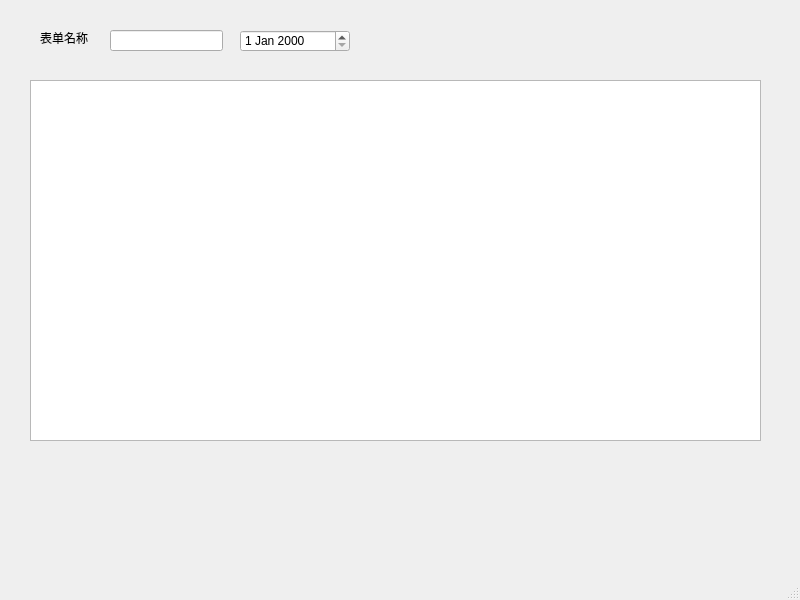
<?xml version="1.0" encoding="UTF-8"?>
<ui version="4.0">
 <class>MainWindow</class>
 <widget class="QMainWindow" name="MainWindow">
  <property name="geometry">
   <rect>
    <x>0</x>
    <y>0</y>
    <width>800</width>
    <height>600</height>
   </rect>
  </property>
  <property name="windowTitle">
   <string>MainWindow</string>
  </property>
  <widget class="QWidget" name="centralwidget">
   <widget class="QTableWidget" name="tableWidget">
    <property name="geometry">
     <rect>
      <x>30</x>
      <y>80</y>
      <width>731</width>
      <height>361</height>
     </rect>
    </property>
   </widget>
   <widget class="QLabel" name="label">
    <property name="geometry">
     <rect>
      <x>40</x>
      <y>30</y>
      <width>72</width>
      <height>15</height>
     </rect>
    </property>
    <property name="text">
     <string>表单名称</string>
    </property>
   </widget>
   <widget class="QDateEdit" name="dateEdit">
    <property name="geometry">
     <rect>
      <x>240</x>
      <y>30</y>
      <width>110</width>
      <height>22</height>
     </rect>
    </property>
   </widget>
   <widget class="QLineEdit" name="lineEdit">
    <property name="geometry">
     <rect>
      <x>110</x>
      <y>30</y>
      <width>113</width>
      <height>21</height>
     </rect>
    </property>
   </widget>
  </widget>
  <widget class="QMenuBar" name="menubar">
   <property name="geometry">
    <rect>
     <x>0</x>
     <y>0</y>
     <width>800</width>
     <height>26</height>
    </rect>
   </property>
  </widget>
  <widget class="QStatusBar" name="statusbar"/>
 </widget>
 <resources/>
 <connections/>
</ui>
